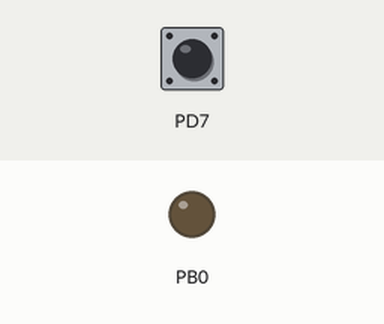
This program was run on a simulated ATmega328P, built with avr-gcc and emulated at 16 MHz. On the bench: output pins drawn as LEDs (lit = HIGH). Dashed ring = blinking. Inputs (shaded band) come from the test bench; at power-on: PD7 HIGH.

Above: at 1.2 s.
1.3 s: PD7 pulled LOW for 0.15 s
At 1.6 s:
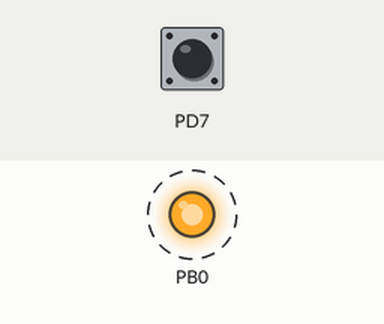
4.4 s: PD7 pulled LOW for 1 s
Timing chart, 0 to 7.4 s (numbered marks = the images above; inputs shaded):
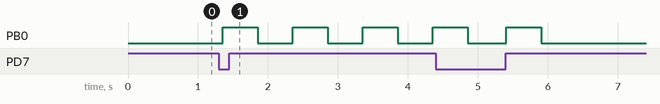

Measured:
- after the input at 1.3 s, PB0: alternates HIGH for 0.50 s and LOW for 0.50 s, starting after 0.05 s

The program:

main.c
```c
/*
 * swiatla_drogowe_automat.c
 *
 * Created: 02.09.2024 19:00:59
 * Author : KubaM
 */

#include <avr/io.h>
#include <util/delay.h>


int main(void)
{

	DDRB = 0b000001;
	PORTD = 0b10000000;

	int button_pressed = 0;
	int led_state = 0;

    while (1)
    {
		if(!(PIND & (1 << PD7)))
		{
			_delay_ms(50);

			if(!(PIND & (1 << PD7)) && button_pressed == 0)
			{
				led_state = !led_state;
				button_pressed = 1;
			}
		}
		else
		{
			button_pressed = 0;
		}

		while(led_state == 1)
		{

			if(!(PIND & (1 << PD7)) && !button_pressed)
			{
				_delay_ms(50);

				if (!button_pressed)
				{
					led_state = 0;
					button_pressed = 1;
				}
			}
			else
			{
				button_pressed = 0;
			}

			PORTB |= (1 << PB0);
			_delay_ms(500);
			PORTB &= ~(1 << PB0);
			_delay_ms(500);
		}
    }
}
```
